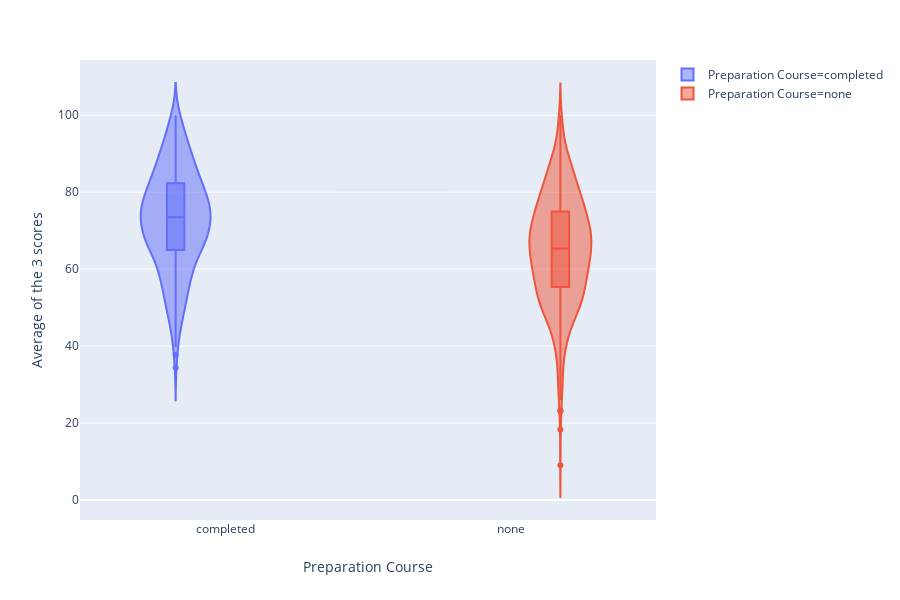

Notebook source saved alongside this figure:
### Markdown cell above
## Based on test preparation course, are there any significant differences(10 points) in test scores?

### Code cell
px.violin(df, y="avg_grade", x="test preparation course",box = True,  color="test preparation course", orientation = 'v', labels={'avg_grade': 'Average of the 3 scores', 'test preparation course': 'Preparation Course'})

### Figure 1 — Plotly figure (JSON) as saved in the notebook; plotly's stock layout.template omitted (floating-point values rounded to 4 significant figures; data arrays with more than 128 entries replaced by an {"elided": "..."} marker saying what was removed)
{"data": [{"alignmentgroup": "True", "box": {"visible": true}, "legendgroup": "Preparation Course=completed", "marker": {"color": "#636efa"}, "name": "Preparation Course=completed", "offsetgroup": "Preparation Course=completed", "orientation": "v", "scalegroup": "True", "showlegend": true, "x": {"elided": "358 str values"}, "xaxis": "x", "y": {"elided": "358 float values"}, "yaxis": "y", "type": "violin", "uid": "d454d9dc-39fe-40f2-865a-cea8808f2a2e"}, {"alignmentgroup": "True", "box": {"visible": true}, "legendgroup": "Preparation Course=none", "marker": {"color": "#EF553B"}, "name": "Preparation Course=none", "offsetgroup": "Preparation Course=none", "orientation": "v", "scalegroup": "True", "showlegend": true, "x": {"elided": "642 str values"}, "xaxis": "x", "y": {"elided": "642 float values"}, "yaxis": "y", "type": "violin", "uid": "f067ff5e-b443-4d1c-9c03-3d3fcf39e01e"}], "layout": {"height": 600, "legend": {"tracegroupgap": 0}, "margin": {"t": 60}, "violinmode": "group", "grid": {"xaxes": ["x"], "yaxes": ["y"], "xgap": 0.1, "ygap": 0.1, "xside": "bottom", "yside": "left"}, "xaxis": {"title": {"text": "Preparation Course"}, "categoryorder": "array", "categoryarray": ["completed", "none"]}, "yaxis": {"title": {"text": "Average of the 3 scores"}}}}
